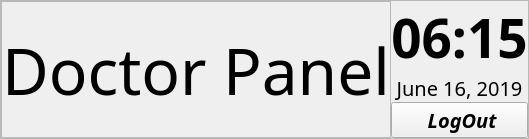
         <widget class="QFrame" name="frame_13">
          <property name="sizePolicy">
           <sizepolicy hsizetype="Preferred" vsizetype="Fixed">
            <horstretch>0</horstretch>
            <verstretch>0</verstretch>
           </sizepolicy>
          </property>
          <property name="frameShape">
           <enum>QFrame::StyledPanel</enum>
          </property>
          <property name="frameShadow">
           <enum>QFrame::Sunken</enum>
          </property>
          <layout class="QHBoxLayout" name="horizontalLayout_16">
           <property name="spacing">
            <number>0</number>
           </property>
           <property name="leftMargin">
            <number>0</number>
           </property>
           <property name="topMargin">
            <number>0</number>
           </property>
           <property name="rightMargin">
            <number>0</number>
           </property>
           <property name="bottomMargin">
            <number>0</number>
           </property>
           <item>
            <widget class="QLabel" name="adminMainHeadin_3">
             <property name="sizePolicy">
              <sizepolicy hsizetype="Expanding" vsizetype="Expanding">
               <horstretch>0</horstretch>
               <verstretch>0</verstretch>
              </sizepolicy>
             </property>
             <property name="font">
              <font>
               <family>News706 BT</family>
               <pointsize>48</pointsize>
              </font>
             </property>
             <property name="frameShape">
              <enum>QFrame::StyledPanel</enum>
             </property>
             <property name="frameShadow">
              <enum>QFrame::Sunken</enum>
             </property>
             <property name="text">
              <string>Doctor Panel</string>
             </property>
             <property name="alignment">
              <set>Qt::AlignCenter</set>
             </property>
            </widget>
           </item>
           <item>
            <layout class="QVBoxLayout" name="verticalLayout_11">
             <item>
              <widget class="QLabel" name="Time_Time_doctor">
               <property name="sizePolicy">
                <sizepolicy hsizetype="Minimum" vsizetype="Preferred">
                 <horstretch>0</horstretch>
                 <verstretch>0</verstretch>
                </sizepolicy>
               </property>
               <property name="font">
                <font>
                 <family>Candara</family>
                 <pointsize>40</pointsize>
                 <weight>75</weight>
                 <bold>true</bold>
                </font>
               </property>
               <property name="text">
                <string>06:15</string>
               </property>
               <property name="alignment">
                <set>Qt::AlignCenter</set>
               </property>
              </widget>
             </item>
             <item>
              <widget class="QLabel" name="Time_Date_doctor">
               <property name="sizePolicy">
                <sizepolicy hsizetype="Minimum" vsizetype="Preferred">
                 <horstretch>0</horstretch>
                 <verstretch>0</verstretch>
                </sizepolicy>
               </property>
               <property name="font">
                <font>
                 <family>Candara</family>
                 <pointsize>15</pointsize>
                 <weight>50</weight>
                 <bold>false</bold>
                </font>
               </property>
               <property name="text">
                <string>June 16, 2019</string>
               </property>
               <property name="alignment">
                <set>Qt::AlignCenter</set>
               </property>
              </widget>
             </item>
             <item>
              <widget class="QPushButton" name="doctorLogout">
               <property name="sizePolicy">
                <sizepolicy hsizetype="Minimum" vsizetype="Minimum">
                 <horstretch>0</horstretch>
                 <verstretch>0</verstretch>
                </sizepolicy>
               </property>
               <property name="font">
                <font>
                 <family>News706 BT</family>
                 <pointsize>15</pointsize>
                 <weight>75</weight>
                 <italic>true</italic>
                 <bold>true</bold>
                </font>
               </property>
               <property name="text">
                <string> LogOut</string>
               </property>
              </widget>
             </item>
            </layout>
           </item>
          </layout>
         </widget>
